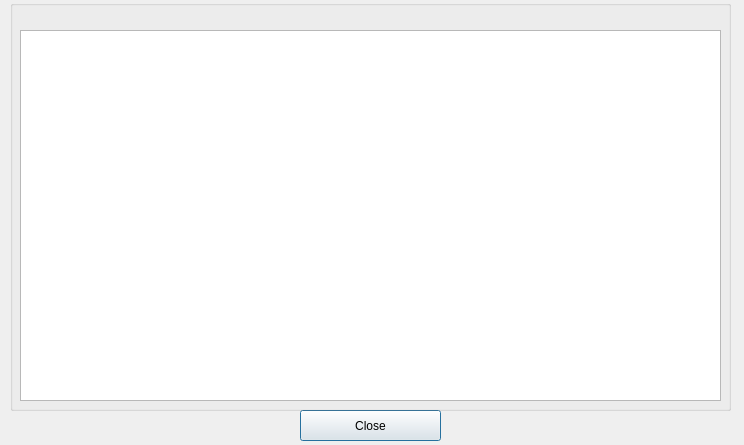
<?xml version="1.0" encoding="UTF-8"?>
<ui version="4.0">
 <class>twitter</class>
 <widget class="QDialog" name="twitter">
  <property name="geometry">
   <rect>
    <x>0</x>
    <y>0</y>
    <width>744</width>
    <height>445</height>
   </rect>
  </property>
  <property name="windowTitle">
   <string>PCLinuxOS twitter handle</string>
  </property>
  <widget class="QPushButton" name="pbClose">
   <property name="geometry">
    <rect>
     <x>300</x>
     <y>410</y>
     <width>141</width>
     <height>31</height>
    </rect>
   </property>
   <property name="text">
    <string>Close</string>
   </property>
  </widget>
  <widget class="QGroupBox" name="groupBox">
   <property name="geometry">
    <rect>
     <x>10</x>
     <y>0</y>
     <width>721</width>
     <height>411</height>
    </rect>
   </property>
   <property name="title">
    <string/>
   </property>
   <widget class="QTextEdit" name="textEdit">
    <property name="geometry">
     <rect>
      <x>10</x>
      <y>30</y>
      <width>701</width>
      <height>371</height>
     </rect>
    </property>
    <property name="readOnly">
     <bool>true</bool>
    </property>
   </widget>
  </widget>
 </widget>
 <resources/>
 <connections/>
</ui>
